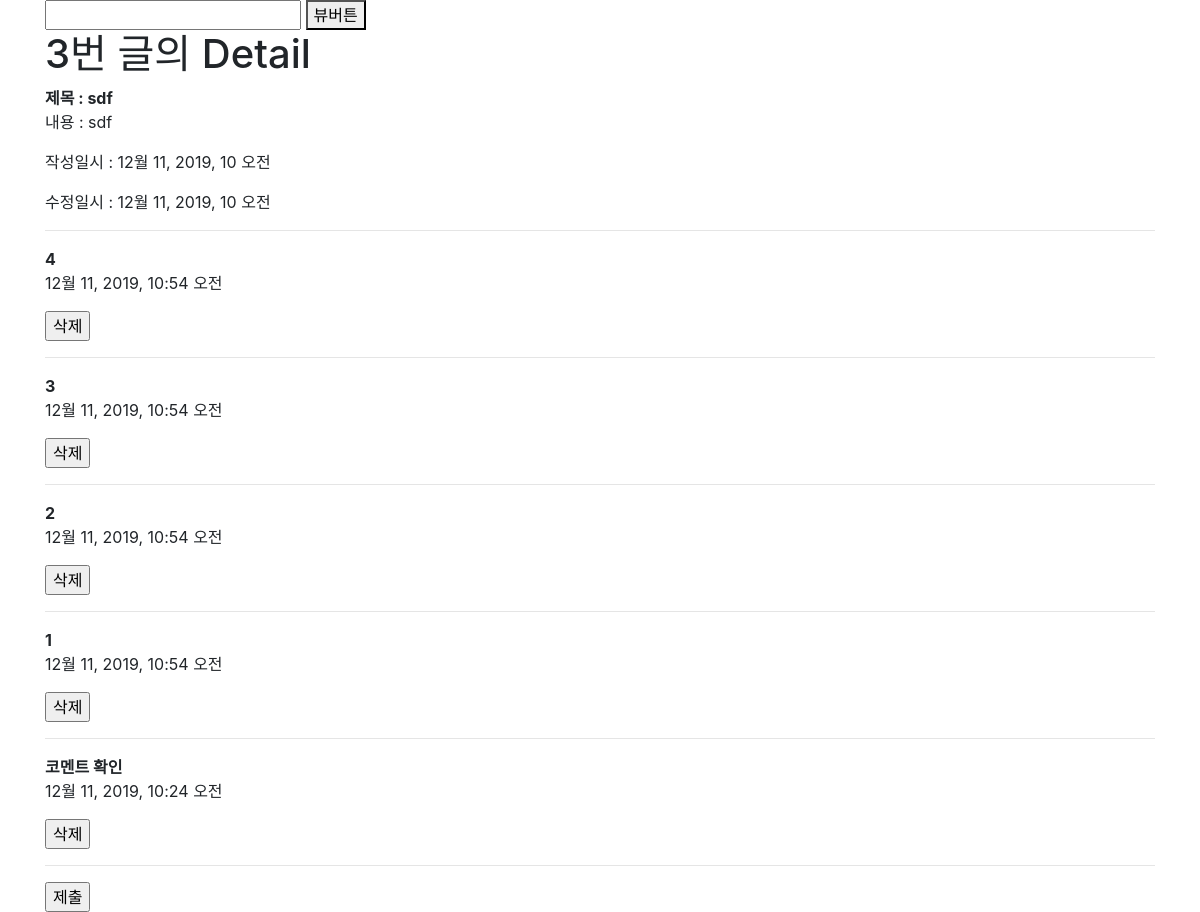
Page /articles/detail/3/ on the committed database.
### articles/models.py (models this page shows, shortened)
class Article(models.Model):
    title = models.CharField(max_length=50)
    content = models.CharField(max_length=5000)
    created_at = models.DateTimeField(auto_now_add=True)
    updated_at = models.DateTimeField(auto_now=True)
    class Meta:
        ordering = ('-pk',)

class Comment(models.Model):
    content = models.CharField(max_length=50)
    created_at = models.DateTimeField(auto_now_add=True)
    article = models.ForeignKey(Article, on_delete=models.CASCADE)
    class Meta:
        ordering = ('-pk',)

### articles/views.py (the view)
# urls.py: path('detail/<int:article_pk>/', views.detail, name='detail'),
def detail(request, article_pk):
    article = get_object_or_404(Article, pk=article_pk)
    form = CommentForm()
    comments = article.comment_set.all()
    comments_json = CommentSerializer(comments, many=True).data
    comments_json = json.dumps(comments_json)
    context = {'article':article, 'form':form, 'comments':comments, 'comments_json':comments_json}
    return render(request, 'articles/detail.html', context)

### articles/forms.py
class CommentForm(forms.ModelForm):
    class Meta:
        model = Comment
        fields = ("content",)

### articles/templates/articles/detail.html (shortened to what this page needs)
{% extends 'base.html' %}
{% block content %}
<input type="text" v-model="content" @keydown.enter="comment_create">
<button @click="comment_create">뷰버튼</button>
<h1>{{ article.pk }}번 글의 Detail </h1>
<b> 제목 : {{ article.title }} </b>
<p> 내용 : {{ article.content }} </p>
<p> 작성일시 : {{ article.created_at }} </p>
<p> 수정일시 : {{ article.updated_at }} </p>
<hr>
{% for comment in comments %}
<b>{{ comment.content }}</b>
<p>{{ comment.created_at }}</p>
<form action="{% url 'articles:comment_delete' article.pk comment.pk %}" method="POST">
  <input type="submit" value="삭제">
</form>
<hr>
{% endfor %}
<form action="{% url 'articles:comment' article.pk %}" method="POST">
  <input type="submit" value="제출">
</form>
{% endblock content %}

### rows in the picture
Article: pk "3", title "sdf", content "sdf", created_at "12월 11, 2019, 10 오전", updated_at "12월 11, 2019, 10 오전"
Comment: content "4", created_at "12월 11, 2019, 10:54 오전"
Comment: content "3", created_at "12월 11, 2019, 10:54 오전"
Comment: content "2", created_at "12월 11, 2019, 10:54 오전"
Comment: content "1", created_at "12월 11, 2019, 10:54 오전"
Comment: content "코멘트 확인", created_at "12월 11, 2019, 10:24 오전"
